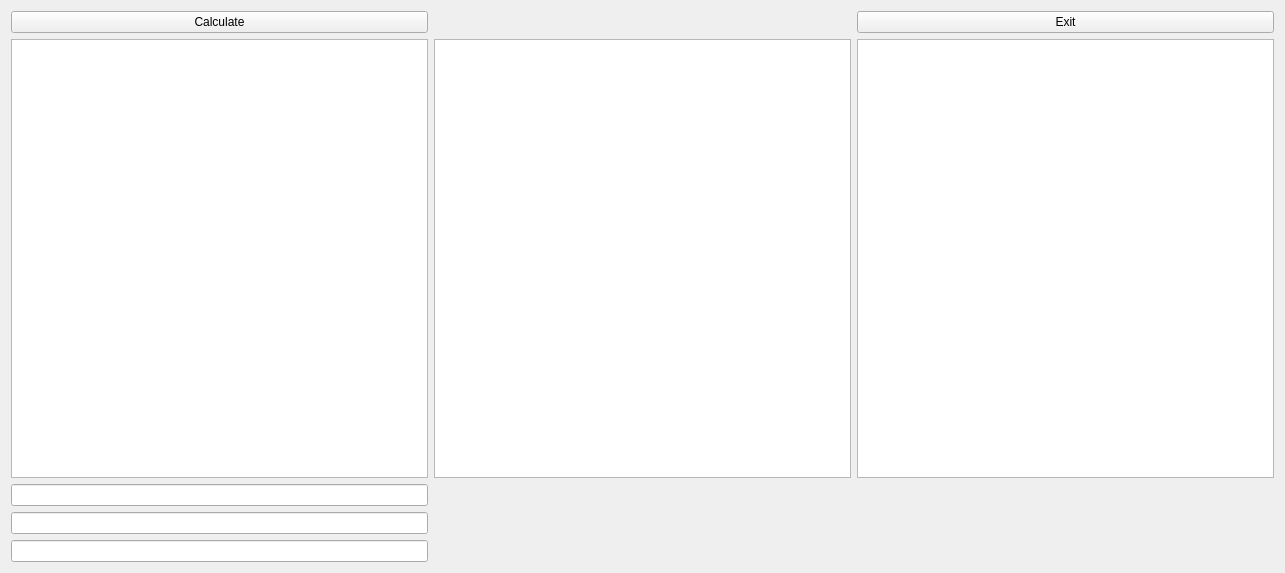
<?xml version="1.0" encoding="UTF-8"?>
<ui version="4.0">
 <class>Widget</class>
 <widget class="QWidget" name="Widget">
  <property name="geometry">
   <rect>
    <x>0</x>
    <y>0</y>
    <width>1285</width>
    <height>573</height>
   </rect>
  </property>
  <property name="windowTitle">
   <string>Widget</string>
  </property>
  <layout class="QGridLayout" name="gridLayout">
   <item row="0" column="0">
    <widget class="QPushButton" name="multiply">
     <property name="text">
      <string>Calculate</string>
     </property>
    </widget>
   </item>
   <item row="0" column="2">
    <widget class="QPushButton" name="exit">
     <property name="text">
      <string>Exit</string>
     </property>
    </widget>
   </item>
   <item row="1" column="0">
    <widget class="QTableView" name="tableViewA"/>
   </item>
   <item row="1" column="1">
    <widget class="QTableView" name="tableViewB"/>
   </item>
   <item row="1" column="2">
    <widget class="QTableView" name="tableViewC"/>
   </item>
   <item row="2" column="0">
    <widget class="QLineEdit" name="rowFwidget"/>
   </item>
   <item row="3" column="0">
    <widget class="QLineEdit" name="colFWidget"/>
   </item>
   <item row="4" column="0">
    <widget class="QLineEdit" name="ans"/>
   </item>
  </layout>
 </widget>
 <layoutdefault spacing="6" margin="11"/>
 <resources/>
 <connections/>
</ui>
